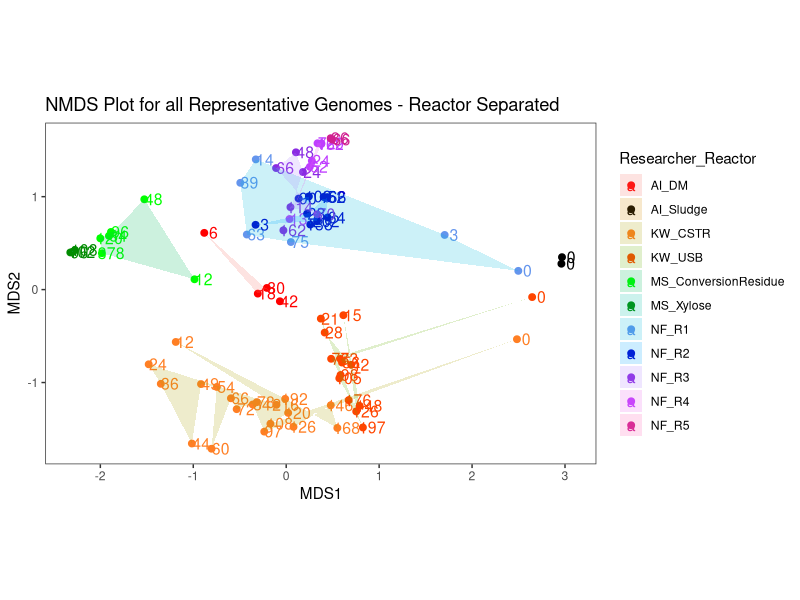
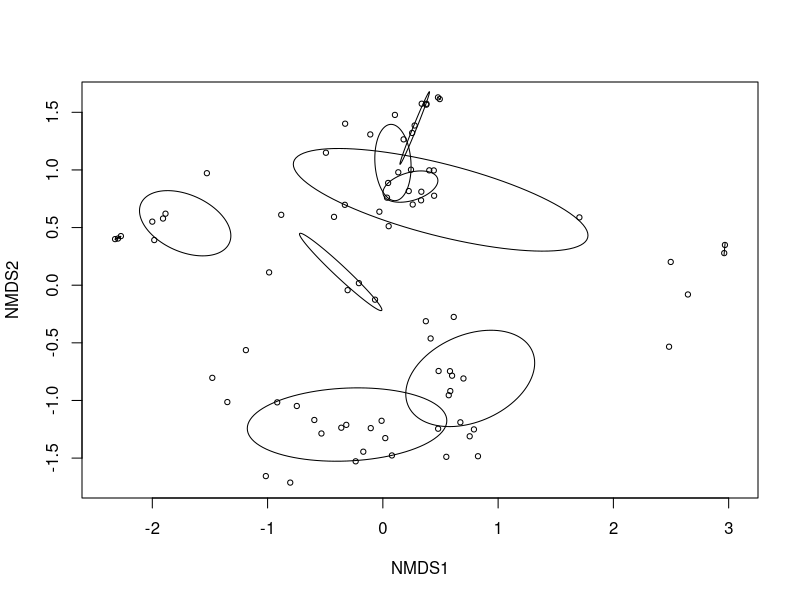

Reproduce these figures in R, in order.
#plotting NMDS plots for metagenomic data

library(ggplot2)
library(dplyr)
library(cowplot)
library(ggthemes)
library(RColorBrewer)
library(tidyverse)
library(forcats)
library(vegan)

setwd("./example_files")

data <- read.table(file = "rel_abund_allMAGS.txt", header = TRUE, sep = "\t")
data_melt <- reshape::melt(data, id.vars=c("Rel_Abundance"))
write.table(data_melt, file = "rel_abundance_allMAGS_long_from_R.txt", sep = "\t")

#edit file manually in Excel

relData <- read.delim(file = "rel_abundance_allMAGS_long_from_R_for_NMDS.txt", header = TRUE, sep = "\t")
str(relData)
head(relData)
dim(relData)

relData$Researcher <- as.factor(relData$Researcher)
relData$Researcher_Reactor <- as.factor(relData$Researcher_Reactor)
relData$Sample_Name <- as.factor(relData$Sample_Name)
relData$Seq_Tech <- as.factor(relData$Seq_Tech)
relData$MAG_ID <- as.factor(relData$MAG_ID)
str(relData)
head(relData)
dim(relData)

plot_Data <- relData %>%
  select(Researcher, Researcher_Reactor, Sample_Name, Day, Seq_Tech, MAG_ID, Relative_Abundance) %>%
  tidyr::spread(MAG_ID, Relative_Abundance)

dim(plot_Data)

beta_dist <- vegdist(plot_Data[,6:136], index = "bray")
beta_dist

nmds <- metaMDS(beta_dist)
nmds_data <- as.data.frame(nmds$points)
nmds_data$Sample_Name <- plot_Data$Sample_Name
nmds_data <- dplyr::left_join(nmds_data, plot_Data)

ggplot()+
  geom_text(data=nmds_data, aes(x=MDS1,y=MDS2,label=Day,color=Researcher_Reactor), size=4, nudge_x=0.1) +
  geom_point(data=nmds_data, aes(x=MDS1,y=MDS2,color=Researcher_Reactor), size=2) +
  geom_polygon(data=nmds_data, aes(x=MDS1,y=MDS2,fill=Researcher_Reactor, group=Researcher_Reactor), alpha = 0.2) +
  coord_equal() +
  theme_bw() +
  scale_color_manual(values = c("red", "black", "chocolate1", "orangered1",
                                "green", "green4", "cornflowerblue", "mediumblue",
                                "blueviolet", "darkorchid1", "violetred")) +
  labs(title = "NMDS Plot for all Representative Genomes - Reactor Separated") +
  theme(panel.background = element_blank(),
        panel.grid.major = element_blank(),
        panel.grid.minor = element_blank(),
        plot.background = element_blank(),
        plot.title = element_text())

plot(nmds)
ordiellipse(nmds, groups=nmds_data$Researcher_Reactor)

#combine plots in illustrator
